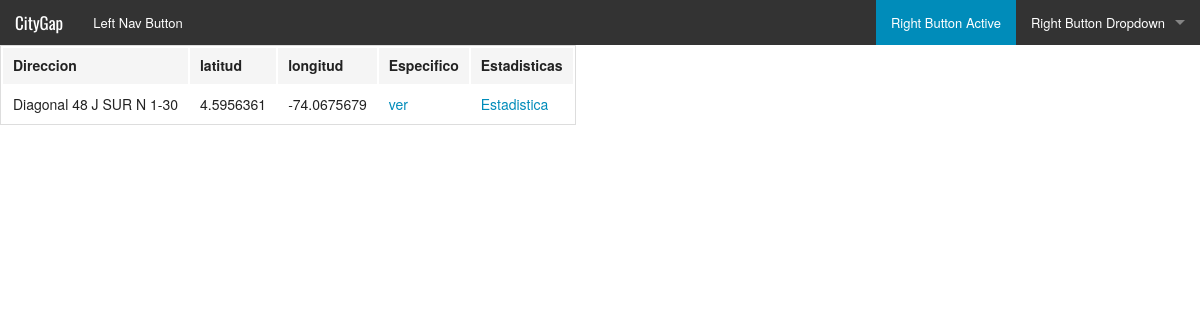
The app's page /lista_notificacion/, older data.
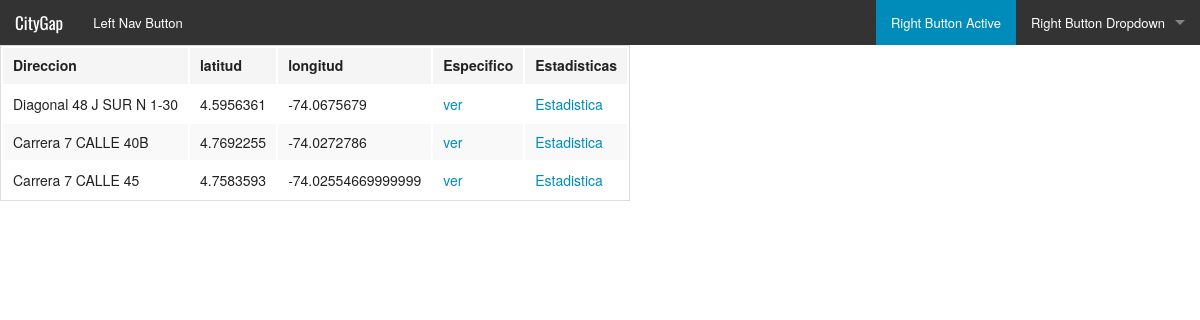
The same page, newer data.
### core/models.py (models this page shows)
class Hueco(models.Model):
    direccion = models.CharField(max_length=200)
    latitud = models.FloatField(default=0.0)
    longitud = models.FloatField(default=0.0)
    foto = models.ImageField(upload_to = 'static/image_user/')

### core/views.py (the view)
# urls.py: url(r'^lista_notificacion/$', views.lista_notificacion, name="lista_notificacion"),
def lista_notificacion(request):
    lista = Hueco.objects.all()
    contexto = { "title":"BogoGIS-Notificacion", "lista":lista }
    return render(request, 'lista_notificacion.html', contexto)

### core/templates/lista_notificacion.html
{% extends 'base.html' %}
{% block contenido %}
<table class="table table-striped">
	<thead>
		<tr>
			<td>Direccion</td>
			<td>latitud</td>
			<td>longitud</td>
			<td>Especifico</td>
			<td>Estadisticas</td>
		</tr>
	</thead>
	{% for notificacion in lista %}
		<tr>
			<td>{{ notificacion.direccion }}</td>
			<td>{{ notificacion.latitud }}</td>
			<td>{{ notificacion.longitud }}</td>
			<td> <a href="{% url 'core:especifico_notificacion' %}?identificador={{ notificacion.id }}">ver</a> </td>
			<td> <a href="{% url 'core:estadisticas_hueco' %}?identificador={{ notificacion.id }}">Estadistica</a> </td>
		</tr>
	{% endfor %}
</table>
{% endblock %}

Row changes from the older to the newer data that the page shows:
added Hueco: direccion "Carrera 7 CALLE 40B", latitud "4.7692255", longitud "-74.0272786"
added Hueco: direccion "Carrera 7 CALLE 45", latitud "4.7583593", longitud "-74.02554669999999"
